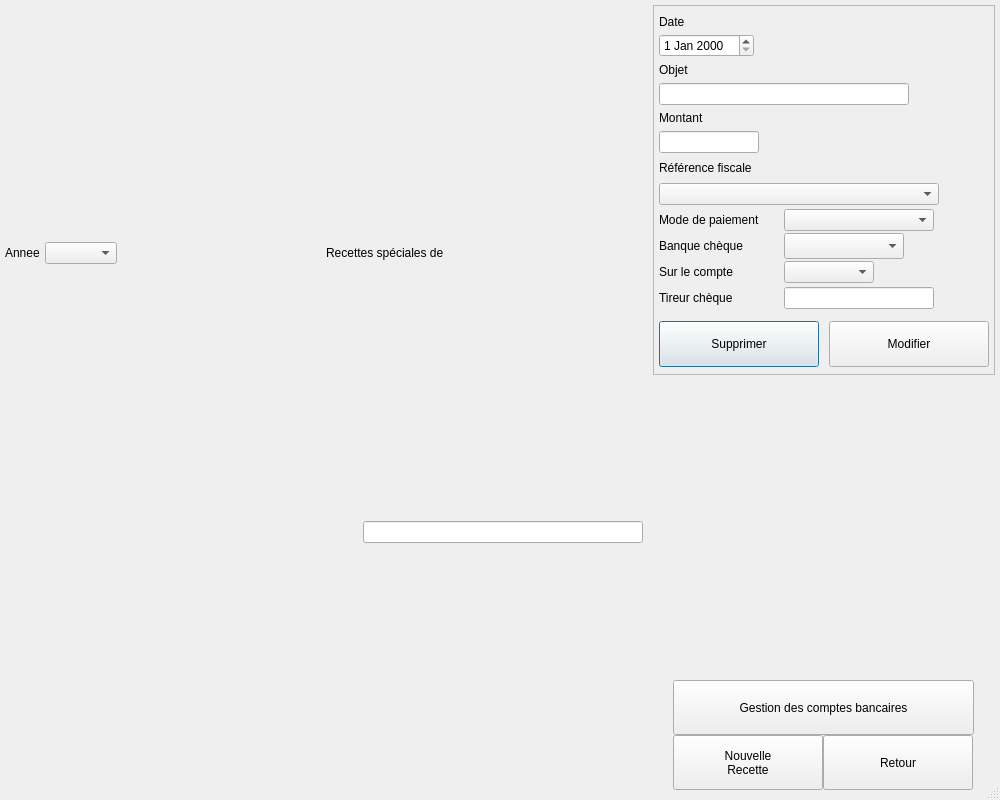
<?xml version="1.0" encoding="UTF-8"?>
<ui version="4.0">
 <class>dlg_recettesspeciales</class>
 <widget class="QDialog" name="dlg_recettesspeciales">
  <property name="windowModality">
   <enum>Qt::ApplicationModal</enum>
  </property>
  <property name="geometry">
   <rect>
    <x>0</x>
    <y>0</y>
    <width>1000</width>
    <height>800</height>
   </rect>
  </property>
  <property name="sizePolicy">
   <sizepolicy hsizetype="Preferred" vsizetype="Fixed">
    <horstretch>0</horstretch>
    <verstretch>0</verstretch>
   </sizepolicy>
  </property>
  <property name="minimumSize">
   <size>
    <width>1000</width>
    <height>800</height>
   </size>
  </property>
  <property name="maximumSize">
   <size>
    <width>1642</width>
    <height>800</height>
   </size>
  </property>
  <property name="windowTitle">
   <string>Dialog</string>
  </property>
  <property name="sizeGripEnabled">
   <bool>true</bool>
  </property>
  <property name="modal">
   <bool>true</bool>
  </property>
  <layout class="QHBoxLayout" name="horizontalLayout_2">
   <property name="spacing">
    <number>5</number>
   </property>
   <property name="leftMargin">
    <number>5</number>
   </property>
   <property name="topMargin">
    <number>5</number>
   </property>
   <property name="rightMargin">
    <number>5</number>
   </property>
   <property name="bottomMargin">
    <number>5</number>
   </property>
   <item>
    <layout class="QVBoxLayout" name="verticalLayout">
     <property name="spacing">
      <number>5</number>
     </property>
     <property name="sizeConstraint">
      <enum>QLayout::SetMinimumSize</enum>
     </property>
     <item>
      <layout class="QHBoxLayout" name="horizontalLayout">
       <item>
        <widget class="QLabel" name="Anneelabel">
         <property name="maximumSize">
          <size>
           <width>16777215</width>
           <height>20</height>
          </size>
         </property>
         <property name="text">
          <string>Annee</string>
         </property>
        </widget>
       </item>
       <item>
        <widget class="QComboBox" name="AnneecomboBox">
         <property name="sizePolicy">
          <sizepolicy hsizetype="Fixed" vsizetype="Fixed">
           <horstretch>0</horstretch>
           <verstretch>0</verstretch>
          </sizepolicy>
         </property>
         <property name="focusPolicy">
          <enum>Qt::NoFocus</enum>
         </property>
        </widget>
       </item>
       <item>
        <spacer name="horizontalSpacer">
         <property name="orientation">
          <enum>Qt::Horizontal</enum>
         </property>
         <property name="sizeHint" stdset="0">
          <size>
           <width>13</width>
           <height>20</height>
          </size>
         </property>
        </spacer>
       </item>
       <item>
        <widget class="QLabel" name="Userlabel">
         <property name="maximumSize">
          <size>
           <width>16777215</width>
           <height>20</height>
          </size>
         </property>
         <property name="text">
          <string>Recettes spéciales de</string>
         </property>
        </widget>
       </item>
       <item>
        <spacer name="horizontalSpacer_2">
         <property name="orientation">
          <enum>Qt::Horizontal</enum>
         </property>
         <property name="sizeHint" stdset="0">
          <size>
           <width>40</width>
           <height>20</height>
          </size>
         </property>
        </spacer>
       </item>
      </layout>
     </item>
     <item>
      <layout class="QHBoxLayout" name="horizontalLayout_3"/>
     </item>
     <item>
      <layout class="QHBoxLayout" name="horizontalLayout_4">
       <property name="spacing">
        <number>5</number>
       </property>
       <property name="leftMargin">
        <number>5</number>
       </property>
       <property name="topMargin">
        <number>15</number>
       </property>
       <property name="rightMargin">
        <number>5</number>
       </property>
       <property name="bottomMargin">
        <number>15</number>
       </property>
       <item>
        <spacer name="horizontalSpacer_3">
         <property name="orientation">
          <enum>Qt::Horizontal</enum>
         </property>
         <property name="sizeType">
          <enum>QSizePolicy::Expanding</enum>
         </property>
         <property name="sizeHint" stdset="0">
          <size>
           <width>250</width>
           <height>20</height>
          </size>
         </property>
        </spacer>
       </item>
       <item>
        <widget class="QLineEdit" name="TotallineEdit">
         <property name="sizePolicy">
          <sizepolicy hsizetype="Expanding" vsizetype="Fixed">
           <horstretch>0</horstretch>
           <verstretch>0</verstretch>
          </sizepolicy>
         </property>
         <property name="minimumSize">
          <size>
           <width>280</width>
           <height>0</height>
          </size>
         </property>
         <property name="maximumSize">
          <size>
           <width>200</width>
           <height>16777215</height>
          </size>
         </property>
         <property name="focusPolicy">
          <enum>Qt::NoFocus</enum>
         </property>
         <property name="alignment">
          <set>Qt::AlignRight|Qt::AlignTrailing|Qt::AlignVCenter</set>
         </property>
         <property name="readOnly">
          <bool>true</bool>
         </property>
        </widget>
       </item>
      </layout>
     </item>
    </layout>
   </item>
   <item>
    <layout class="QVBoxLayout" name="verticalLayout_2">
     <property name="spacing">
      <number>0</number>
     </property>
     <property name="rightMargin">
      <number>0</number>
     </property>
     <item>
      <widget class="QFrame" name="frame">
       <property name="sizePolicy">
        <sizepolicy hsizetype="Fixed" vsizetype="Fixed">
         <horstretch>0</horstretch>
         <verstretch>0</verstretch>
        </sizepolicy>
       </property>
       <property name="minimumSize">
        <size>
         <width>340</width>
         <height>370</height>
        </size>
       </property>
       <property name="maximumSize">
        <size>
         <width>16777215</width>
         <height>370</height>
        </size>
       </property>
       <property name="autoFillBackground">
        <bool>false</bool>
       </property>
       <property name="styleSheet">
        <string notr="true"/>
       </property>
       <property name="frameShape">
        <enum>QFrame::StyledPanel</enum>
       </property>
       <property name="frameShadow">
        <enum>QFrame::Sunken</enum>
       </property>
       <property name="lineWidth">
        <number>3</number>
       </property>
       <layout class="QVBoxLayout" name="verticalLayout_3">
        <property name="spacing">
         <number>0</number>
        </property>
        <property name="leftMargin">
         <number>5</number>
        </property>
        <property name="topMargin">
         <number>5</number>
        </property>
        <property name="rightMargin">
         <number>5</number>
        </property>
        <property name="bottomMargin">
         <number>5</number>
        </property>
        <item>
         <widget class="QWidget" name="" native="true">
          <property name="minimumSize">
           <size>
            <width>0</width>
            <height>22</height>
           </size>
          </property>
          <property name="maximumSize">
           <size>
            <width>16777215</width>
            <height>22</height>
           </size>
          </property>
          <layout class="QHBoxLayout" name="horizontalLayout_6">
           <property name="spacing">
            <number>0</number>
           </property>
           <property name="leftMargin">
            <number>0</number>
           </property>
           <property name="topMargin">
            <number>0</number>
           </property>
           <property name="rightMargin">
            <number>0</number>
           </property>
           <property name="bottomMargin">
            <number>0</number>
           </property>
           <item>
            <widget class="QLabel" name="DateRecettelabel">
             <property name="text">
              <string>Date</string>
             </property>
            </widget>
           </item>
           <item>
            <spacer name="horizontalSpacer_5">
             <property name="orientation">
              <enum>Qt::Horizontal</enum>
             </property>
             <property name="sizeHint" stdset="0">
              <size>
               <width>40</width>
               <height>20</height>
              </size>
             </property>
            </spacer>
           </item>
          </layout>
         </widget>
        </item>
        <item>
         <widget class="QWidget" name="" native="true">
          <property name="minimumSize">
           <size>
            <width>0</width>
            <height>26</height>
           </size>
          </property>
          <property name="maximumSize">
           <size>
            <width>16777215</width>
            <height>26</height>
           </size>
          </property>
          <layout class="QHBoxLayout" name="horizontalLayout_7">
           <property name="spacing">
            <number>0</number>
           </property>
           <property name="leftMargin">
            <number>0</number>
           </property>
           <property name="topMargin">
            <number>0</number>
           </property>
           <property name="rightMargin">
            <number>0</number>
           </property>
           <property name="bottomMargin">
            <number>0</number>
           </property>
           <item>
            <widget class="QDateEdit" name="DateRecdateEdit"/>
           </item>
           <item>
            <spacer name="horizontalSpacer_6">
             <property name="orientation">
              <enum>Qt::Horizontal</enum>
             </property>
             <property name="sizeHint" stdset="0">
              <size>
               <width>40</width>
               <height>20</height>
              </size>
             </property>
            </spacer>
           </item>
          </layout>
         </widget>
        </item>
        <item>
         <widget class="QWidget" name="" native="true">
          <property name="minimumSize">
           <size>
            <width>0</width>
            <height>22</height>
           </size>
          </property>
          <property name="maximumSize">
           <size>
            <width>16777215</width>
            <height>22</height>
           </size>
          </property>
          <layout class="QHBoxLayout" name="horizontalLayout_8">
           <property name="spacing">
            <number>0</number>
           </property>
           <property name="leftMargin">
            <number>0</number>
           </property>
           <property name="topMargin">
            <number>0</number>
           </property>
           <property name="rightMargin">
            <number>0</number>
           </property>
           <property name="bottomMargin">
            <number>0</number>
           </property>
           <item>
            <widget class="QLabel" name="Objetlabel">
             <property name="text">
              <string>Objet</string>
             </property>
            </widget>
           </item>
           <item>
            <spacer name="horizontalSpacer_7">
             <property name="orientation">
              <enum>Qt::Horizontal</enum>
             </property>
             <property name="sizeHint" stdset="0">
              <size>
               <width>40</width>
               <height>20</height>
              </size>
             </property>
            </spacer>
           </item>
          </layout>
         </widget>
        </item>
        <item>
         <widget class="QWidget" name="" native="true">
          <property name="minimumSize">
           <size>
            <width>0</width>
            <height>26</height>
           </size>
          </property>
          <property name="maximumSize">
           <size>
            <width>16777215</width>
            <height>26</height>
           </size>
          </property>
          <layout class="QHBoxLayout" name="horizontalLayout_9">
           <property name="spacing">
            <number>0</number>
           </property>
           <property name="leftMargin">
            <number>0</number>
           </property>
           <property name="topMargin">
            <number>0</number>
           </property>
           <property name="rightMargin">
            <number>0</number>
           </property>
           <property name="bottomMargin">
            <number>0</number>
           </property>
           <item>
            <widget class="QLineEdit" name="ObjetlineEdit">
             <property name="minimumSize">
              <size>
               <width>250</width>
               <height>0</height>
              </size>
             </property>
             <property name="maxLength">
              <number>99</number>
             </property>
            </widget>
           </item>
           <item>
            <spacer name="horizontalSpacer_8">
             <property name="orientation">
              <enum>Qt::Horizontal</enum>
             </property>
             <property name="sizeHint" stdset="0">
              <size>
               <width>40</width>
               <height>20</height>
              </size>
             </property>
            </spacer>
           </item>
          </layout>
         </widget>
        </item>
        <item>
         <widget class="QWidget" name="" native="true">
          <property name="minimumSize">
           <size>
            <width>0</width>
            <height>22</height>
           </size>
          </property>
          <property name="maximumSize">
           <size>
            <width>16777215</width>
            <height>22</height>
           </size>
          </property>
          <layout class="QHBoxLayout" name="horizontalLayout_10">
           <property name="spacing">
            <number>0</number>
           </property>
           <property name="leftMargin">
            <number>0</number>
           </property>
           <property name="topMargin">
            <number>0</number>
           </property>
           <property name="rightMargin">
            <number>0</number>
           </property>
           <property name="bottomMargin">
            <number>0</number>
           </property>
           <item>
            <widget class="QLabel" name="Montantlabel">
             <property name="text">
              <string>Montant</string>
             </property>
            </widget>
           </item>
           <item>
            <spacer name="horizontalSpacer_9">
             <property name="orientation">
              <enum>Qt::Horizontal</enum>
             </property>
             <property name="sizeHint" stdset="0">
              <size>
               <width>40</width>
               <height>20</height>
              </size>
             </property>
            </spacer>
           </item>
          </layout>
         </widget>
        </item>
        <item>
         <widget class="QWidget" name="" native="true">
          <property name="minimumSize">
           <size>
            <width>0</width>
            <height>26</height>
           </size>
          </property>
          <property name="maximumSize">
           <size>
            <width>16777215</width>
            <height>26</height>
           </size>
          </property>
          <layout class="QHBoxLayout" name="horizontalLayout_11">
           <property name="spacing">
            <number>0</number>
           </property>
           <property name="leftMargin">
            <number>0</number>
           </property>
           <property name="topMargin">
            <number>0</number>
           </property>
           <property name="rightMargin">
            <number>0</number>
           </property>
           <property name="bottomMargin">
            <number>0</number>
           </property>
           <item>
            <widget class="QLineEdit" name="MontantlineEdit">
             <property name="maximumSize">
              <size>
               <width>100</width>
               <height>16777215</height>
              </size>
             </property>
             <property name="alignment">
              <set>Qt::AlignRight|Qt::AlignTrailing|Qt::AlignVCenter</set>
             </property>
            </widget>
           </item>
           <item>
            <spacer name="horizontalSpacer_10">
             <property name="orientation">
              <enum>Qt::Horizontal</enum>
             </property>
             <property name="sizeHint" stdset="0">
              <size>
               <width>40</width>
               <height>20</height>
              </size>
             </property>
            </spacer>
           </item>
          </layout>
         </widget>
        </item>
        <item>
         <widget class="QWidget" name="" native="true">
          <property name="minimumSize">
           <size>
            <width>0</width>
            <height>26</height>
           </size>
          </property>
          <property name="maximumSize">
           <size>
            <width>16777215</width>
            <height>26</height>
           </size>
          </property>
          <layout class="QHBoxLayout" name="horizontalLayout_16">
           <property name="spacing">
            <number>0</number>
           </property>
           <property name="leftMargin">
            <number>0</number>
           </property>
           <property name="topMargin">
            <number>0</number>
           </property>
           <property name="rightMargin">
            <number>0</number>
           </property>
           <property name="bottomMargin">
            <number>0</number>
           </property>
           <item>
            <widget class="QLabel" name="RefFiscalelabel">
             <property name="text">
              <string>Référence fiscale</string>
             </property>
            </widget>
           </item>
           <item>
            <spacer name="horizontalSpacer_15">
             <property name="orientation">
              <enum>Qt::Horizontal</enum>
             </property>
             <property name="sizeHint" stdset="0">
              <size>
               <width>40</width>
               <height>20</height>
              </size>
             </property>
            </spacer>
           </item>
          </layout>
         </widget>
        </item>
        <item>
         <widget class="QWidget" name="" native="true">
          <property name="minimumSize">
           <size>
            <width>0</width>
            <height>26</height>
           </size>
          </property>
          <property name="maximumSize">
           <size>
            <width>16777215</width>
            <height>26</height>
           </size>
          </property>
          <layout class="QHBoxLayout" name="horizontalLayout_17">
           <property name="spacing">
            <number>0</number>
           </property>
           <property name="leftMargin">
            <number>0</number>
           </property>
           <property name="topMargin">
            <number>0</number>
           </property>
           <property name="rightMargin">
            <number>0</number>
           </property>
           <property name="bottomMargin">
            <number>0</number>
           </property>
           <item>
            <widget class="QComboBox" name="RefFiscalecomboBox">
             <property name="minimumSize">
              <size>
               <width>280</width>
               <height>0</height>
              </size>
             </property>
             <property name="focusPolicy">
              <enum>Qt::StrongFocus</enum>
             </property>
            </widget>
           </item>
           <item>
            <spacer name="horizontalSpacer_16">
             <property name="orientation">
              <enum>Qt::Horizontal</enum>
             </property>
             <property name="sizeHint" stdset="0">
              <size>
               <width>20</width>
               <height>20</height>
              </size>
             </property>
            </spacer>
           </item>
          </layout>
         </widget>
        </item>
        <item>
         <widget class="QWidget" name="" native="true">
          <property name="minimumSize">
           <size>
            <width>0</width>
            <height>26</height>
           </size>
          </property>
          <property name="maximumSize">
           <size>
            <width>16777215</width>
            <height>26</height>
           </size>
          </property>
          <layout class="QHBoxLayout" name="ModePaiementlayout">
           <property name="spacing">
            <number>5</number>
           </property>
           <property name="leftMargin">
            <number>0</number>
           </property>
           <property name="topMargin">
            <number>0</number>
           </property>
           <property name="rightMargin">
            <number>0</number>
           </property>
           <property name="bottomMargin">
            <number>0</number>
           </property>
           <item>
            <widget class="QLabel" name="Paiementlabel">
             <property name="minimumSize">
              <size>
               <width>120</width>
               <height>0</height>
              </size>
             </property>
             <property name="text">
              <string>Mode de paiement</string>
             </property>
            </widget>
           </item>
           <item>
            <widget class="QComboBox" name="PaiementcomboBox">
             <property name="minimumSize">
              <size>
               <width>150</width>
               <height>0</height>
              </size>
             </property>
             <property name="focusPolicy">
              <enum>Qt::StrongFocus</enum>
             </property>
            </widget>
           </item>
           <item>
            <spacer name="horizontalSpacer_11">
             <property name="orientation">
              <enum>Qt::Horizontal</enum>
             </property>
             <property name="sizeHint" stdset="0">
              <size>
               <width>20</width>
               <height>20</height>
              </size>
             </property>
            </spacer>
           </item>
          </layout>
         </widget>
        </item>
        <item>
         <widget class="QWidget" name="BanqueChequewidget" native="true">
          <property name="minimumSize">
           <size>
            <width>0</width>
            <height>26</height>
           </size>
          </property>
          <property name="maximumSize">
           <size>
            <width>16777215</width>
            <height>26</height>
           </size>
          </property>
          <layout class="QHBoxLayout" name="BanqueChequelayout">
           <property name="spacing">
            <number>5</number>
           </property>
           <property name="leftMargin">
            <number>0</number>
           </property>
           <property name="topMargin">
            <number>0</number>
           </property>
           <property name="rightMargin">
            <number>0</number>
           </property>
           <property name="bottomMargin">
            <number>0</number>
           </property>
           <item>
            <widget class="QLabel" name="BanqueChequelabel">
             <property name="minimumSize">
              <size>
               <width>120</width>
               <height>0</height>
              </size>
             </property>
             <property name="text">
              <string>Banque chèque</string>
             </property>
            </widget>
           </item>
           <item>
            <widget class="QComboBox" name="BanqChequpComboBox">
             <property name="minimumSize">
              <size>
               <width>120</width>
               <height>26</height>
              </size>
             </property>
             <property name="maximumSize">
              <size>
               <width>120</width>
               <height>16777215</height>
              </size>
             </property>
            </widget>
           </item>
           <item>
            <spacer name="horizontalSpacer_12">
             <property name="orientation">
              <enum>Qt::Horizontal</enum>
             </property>
             <property name="sizeHint" stdset="0">
              <size>
               <width>20</width>
               <height>20</height>
              </size>
             </property>
            </spacer>
           </item>
          </layout>
         </widget>
        </item>
        <item>
         <widget class="QWidget" name="CompteWidget" native="true">
          <property name="minimumSize">
           <size>
            <width>0</width>
            <height>26</height>
           </size>
          </property>
          <property name="maximumSize">
           <size>
            <width>16777215</width>
            <height>26</height>
           </size>
          </property>
          <layout class="QHBoxLayout" name="Comptelayout">
           <property name="spacing">
            <number>5</number>
           </property>
           <property name="leftMargin">
            <number>0</number>
           </property>
           <property name="topMargin">
            <number>0</number>
           </property>
           <property name="rightMargin">
            <number>0</number>
           </property>
           <property name="bottomMargin">
            <number>0</number>
           </property>
           <item>
            <widget class="QLabel" name="Comptelabel">
             <property name="minimumSize">
              <size>
               <width>120</width>
               <height>0</height>
              </size>
             </property>
             <property name="text">
              <string>Sur le compte</string>
             </property>
            </widget>
           </item>
           <item>
            <widget class="QComboBox" name="ComptesupComboBox">
             <property name="minimumSize">
              <size>
               <width>90</width>
               <height>0</height>
              </size>
             </property>
             <property name="maximumSize">
              <size>
               <width>90</width>
               <height>16777215</height>
              </size>
             </property>
            </widget>
           </item>
           <item>
            <spacer name="horizontalSpacer_13">
             <property name="orientation">
              <enum>Qt::Horizontal</enum>
             </property>
             <property name="sizeHint" stdset="0">
              <size>
               <width>40</width>
               <height>20</height>
              </size>
             </property>
            </spacer>
           </item>
          </layout>
         </widget>
        </item>
        <item>
         <widget class="QWidget" name="Tireurwidget" native="true">
          <property name="minimumSize">
           <size>
            <width>0</width>
            <height>26</height>
           </size>
          </property>
          <property name="maximumSize">
           <size>
            <width>16777215</width>
            <height>26</height>
           </size>
          </property>
          <layout class="QHBoxLayout" name="Tireurlayout">
           <property name="spacing">
            <number>5</number>
           </property>
           <property name="leftMargin">
            <number>0</number>
           </property>
           <property name="topMargin">
            <number>0</number>
           </property>
           <property name="rightMargin">
            <number>0</number>
           </property>
           <property name="bottomMargin">
            <number>0</number>
           </property>
           <item>
            <widget class="QLabel" name="Tireurlabel">
             <property name="minimumSize">
              <size>
               <width>120</width>
               <height>0</height>
              </size>
             </property>
             <property name="text">
              <string>Tireur chèque</string>
             </property>
            </widget>
           </item>
           <item>
            <widget class="QLineEdit" name="TireurlineEdit">
             <property name="minimumSize">
              <size>
               <width>150</width>
               <height>0</height>
              </size>
             </property>
             <property name="maxLength">
              <number>44</number>
             </property>
            </widget>
           </item>
           <item>
            <spacer name="horizontalSpacer_14">
             <property name="orientation">
              <enum>Qt::Horizontal</enum>
             </property>
             <property name="sizeHint" stdset="0">
              <size>
               <width>20</width>
               <height>20</height>
              </size>
             </property>
            </spacer>
           </item>
          </layout>
         </widget>
        </item>
        <item>
         <spacer name="verticalSpacer_2">
          <property name="orientation">
           <enum>Qt::Vertical</enum>
          </property>
          <property name="sizeHint" stdset="0">
           <size>
            <width>20</width>
            <height>40</height>
           </size>
          </property>
         </spacer>
        </item>
        <item>
         <widget class="QWidget" name="Buttonwidget" native="true">
          <property name="minimumSize">
           <size>
            <width>0</width>
            <height>50</height>
           </size>
          </property>
          <property name="maximumSize">
           <size>
            <width>16777215</width>
            <height>50</height>
           </size>
          </property>
          <layout class="QHBoxLayout" name="Buttonlayout">
           <property name="spacing">
            <number>0</number>
           </property>
           <property name="leftMargin">
            <number>0</number>
           </property>
           <property name="topMargin">
            <number>0</number>
           </property>
           <property name="rightMargin">
            <number>0</number>
           </property>
           <property name="bottomMargin">
            <number>0</number>
           </property>
           <item>
            <widget class="UpPushButton" name="SupprimerupPushButton">
             <property name="sizePolicy">
              <sizepolicy hsizetype="Fixed" vsizetype="Fixed">
               <horstretch>0</horstretch>
               <verstretch>0</verstretch>
              </sizepolicy>
             </property>
             <property name="minimumSize">
              <size>
               <width>160</width>
               <height>46</height>
              </size>
             </property>
             <property name="maximumSize">
              <size>
               <width>160</width>
               <height>46</height>
              </size>
             </property>
             <property name="text">
              <string>Supprimer</string>
             </property>
             <property name="icon">
              <iconset>
               <normaloff>:/trash-icon-1005110857.png</normaloff>:/trash-icon-1005110857.png</iconset>
             </property>
             <property name="iconSize">
              <size>
               <width>30</width>
               <height>30</height>
              </size>
             </property>
            </widget>
           </item>
           <item>
            <spacer name="horizontalSpacer_4">
             <property name="orientation">
              <enum>Qt::Horizontal</enum>
             </property>
             <property name="sizeHint" stdset="0">
              <size>
               <width>10</width>
               <height>20</height>
              </size>
             </property>
            </spacer>
           </item>
           <item>
            <widget class="UpPushButton" name="ModifierupPushButton">
             <property name="sizePolicy">
              <sizepolicy hsizetype="Minimum" vsizetype="Fixed">
               <horstretch>100</horstretch>
               <verstretch>0</verstretch>
              </sizepolicy>
             </property>
             <property name="minimumSize">
              <size>
               <width>160</width>
               <height>46</height>
              </size>
             </property>
             <property name="maximumSize">
              <size>
               <width>160</width>
               <height>46</height>
              </size>
             </property>
             <property name="focusPolicy">
              <enum>Qt::StrongFocus</enum>
             </property>
             <property name="text">
              <string>Modifier</string>
             </property>
             <property name="icon">
              <iconset resource="../assets/Images/images.qrc">
               <normaloff>:/wrench-screwdriver.png</normaloff>:/wrench-screwdriver.png</iconset>
             </property>
             <property name="iconSize">
              <size>
               <width>30</width>
               <height>30</height>
              </size>
             </property>
             <property name="shortcut">
              <string>Meta+Return</string>
             </property>
             <property name="autoDefault">
              <bool>false</bool>
             </property>
             <property name="default">
              <bool>false</bool>
             </property>
             <property name="flat">
              <bool>false</bool>
             </property>
            </widget>
           </item>
          </layout>
         </widget>
        </item>
       </layout>
      </widget>
     </item>
     <item>
      <spacer name="verticalSpacer">
       <property name="orientation">
        <enum>Qt::Vertical</enum>
       </property>
       <property name="sizeHint" stdset="0">
        <size>
         <width>20</width>
         <height>40</height>
        </size>
       </property>
      </spacer>
     </item>
     <item>
      <widget class="QFrame" name="Buttonframe">
       <property name="minimumSize">
        <size>
         <width>0</width>
         <height>120</height>
        </size>
       </property>
       <property name="frameShape">
        <enum>QFrame::NoFrame</enum>
       </property>
       <property name="frameShadow">
        <enum>QFrame::Raised</enum>
       </property>
       <widget class="UpPushButton" name="OKupPushButton">
        <property name="geometry">
         <rect>
          <x>170</x>
          <y>60</y>
          <width>150</width>
          <height>55</height>
         </rect>
        </property>
        <property name="sizePolicy">
         <sizepolicy hsizetype="Fixed" vsizetype="Fixed">
          <horstretch>100</horstretch>
          <verstretch>0</verstretch>
         </sizepolicy>
        </property>
        <property name="focusPolicy">
         <enum>Qt::TabFocus</enum>
        </property>
        <property name="text">
         <string>Retour</string>
        </property>
        <property name="icon">
         <iconset resource="../assets/Images/images.qrc">
          <normaloff>:/start.png</normaloff>:/start.png</iconset>
        </property>
        <property name="iconSize">
         <size>
          <width>30</width>
          <height>30</height>
         </size>
        </property>
        <property name="shortcut">
         <string>Meta+Return</string>
        </property>
        <property name="autoDefault">
         <bool>false</bool>
        </property>
        <property name="default">
         <bool>false</bool>
        </property>
        <property name="flat">
         <bool>false</bool>
        </property>
       </widget>
       <widget class="UpPushButton" name="NouvelleRecetteupPushButton">
        <property name="geometry">
         <rect>
          <x>20</x>
          <y>60</y>
          <width>150</width>
          <height>55</height>
         </rect>
        </property>
        <property name="sizePolicy">
         <sizepolicy hsizetype="Fixed" vsizetype="Fixed">
          <horstretch>100</horstretch>
          <verstretch>0</verstretch>
         </sizepolicy>
        </property>
        <property name="text">
         <string>Nouvelle
Recette</string>
        </property>
        <property name="icon">
         <iconset resource="../assets/Images/images.qrc">
          <normaloff>:/Cash_Register.png</normaloff>:/Cash_Register.png</iconset>
        </property>
        <property name="iconSize">
         <size>
          <width>30</width>
          <height>30</height>
         </size>
        </property>
       </widget>
       <widget class="UpPushButton" name="GestionComptesupPushButton">
        <property name="geometry">
         <rect>
          <x>20</x>
          <y>5</y>
          <width>301</width>
          <height>55</height>
         </rect>
        </property>
        <property name="text">
         <string>Gestion des comptes bancaires</string>
        </property>
        <property name="icon">
         <iconset>
          <normaloff>:/credit_cards_256.png</normaloff>:/credit_cards_256.png</iconset>
        </property>
        <property name="iconSize">
         <size>
          <width>30</width>
          <height>30</height>
         </size>
        </property>
       </widget>
      </widget>
     </item>
    </layout>
   </item>
  </layout>
 </widget>
 <customwidgets>
  <customwidget>
   <class>UpPushButton</class>
   <extends>QPushButton</extends>
   <header>uppushbutton.h</header>
  </customwidget>
 </customwidgets>
 <tabstops>
  <tabstop>AnneecomboBox</tabstop>
  <tabstop>DateRecdateEdit</tabstop>
  <tabstop>ObjetlineEdit</tabstop>
  <tabstop>MontantlineEdit</tabstop>
  <tabstop>PaiementcomboBox</tabstop>
  <tabstop>RefFiscalecomboBox</tabstop>
  <tabstop>SupprimerupPushButton</tabstop>
  <tabstop>ModifierupPushButton</tabstop>
  <tabstop>GestionComptesupPushButton</tabstop>
  <tabstop>NouvelleRecetteupPushButton</tabstop>
  <tabstop>OKupPushButton</tabstop>
 </tabstops>
 <resources>
  <include location="../assets/Images/images.qrc"/>
 </resources>
 <connections/>
</ui>
